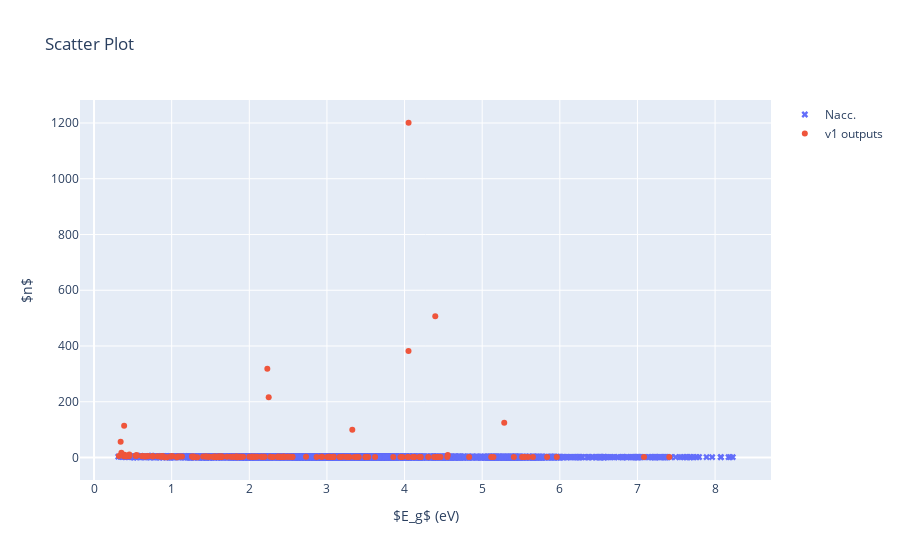

This figure's notebook cell:
### Code cell
import plotly.express as px
import plotly.graph_objects as go

gap_naccarato = [strucs_naccarato[mpid]["attributes"]["_naccarato_gga_bandgap"] for mpid in strucs_naccarato]
refractive_index_naccarato = [strucs_naccarato[mpid]["attributes"]["_naccarato_refractive_index"] for mpid in strucs_naccarato]

# Data
data_naccarato = {'x': gap_naccarato, 'y': refractive_index_naccarato}
data_outputs = {'x': df_outputs['bandgap'], 'y': df_outputs['refractive_index']}

# Scatter plot for Nacc.
scatter_naccarato = go.Scatter(
    x=data_naccarato['x'],
    y=data_naccarato['y'],
    mode='markers',
    marker=dict(symbol='x'),
    name='Nacc.'
)

# Scatter plot for MP pred.
scatter_mp_pred = go.Scatter(
    x=data_outputs['x'],
    y=data_outputs['y'],
    mode='markers',
    # error_y=data_outputs['error_y'],
    # marker='.',
    # line=dict(color='darkorange'),
    name='v1 outputs',
    text=[mpid for mpid in df_outputs.index.values]
)

# Layout
layout = go.Layout(
    title=dict(text='Scatter Plot'),
    xaxis=dict(title='$E_g$ (eV)', showgrid=True),
    yaxis=dict(title='$n$', showgrid=True),
    legend=dict(font=dict(size=12))
)

# Create figure
fig = go.Figure(data=[scatter_naccarato, scatter_mp_pred], layout=layout)

# Show figure
fig.show()

### Figure 1 — Plotly figure (JSON) as saved in the notebook; plotly's stock layout.template omitted (floating-point values rounded to 4 significant figures; data arrays with more than 128 entries replaced by an {"elided": "..."} marker saying what was removed)
{"data": [{"marker": {"symbol": "x"}, "mode": "markers", "name": "Nacc.", "type": "scatter", "x": {"elided": "4001 float values"}, "y": {"elided": "4001 float values"}}, {"mode": "markers", "name": "v1 outputs", "text": {"elided": "181 str values"}, "type": "scatter", "x": {"elided": "181 float values"}, "y": {"elided": "181 float values"}}], "layout": {"legend": {"font": {"size": 12}}, "title": {"text": "Scatter Plot"}, "xaxis": {"showgrid": true, "title": {"text": "$E_g$ (eV)"}}, "yaxis": {"showgrid": true, "title": {"text": "$n$"}}}}
